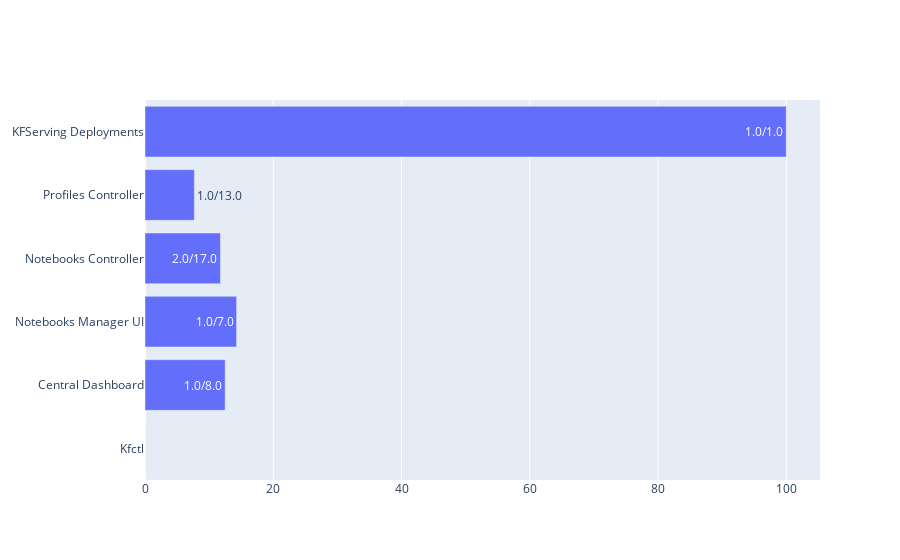

Here is the notebook cell this chart was saved with:
### Code cell
plot_tracking_stats()

### Figure 1 — Plotly figure (JSON) as saved in the notebook; plotly's stock layout.template omitted (floating-point values rounded to 4 significant figures)
{"data": [{"orientation": "h", "text": ["0.0/21.0", "1.0/8.0", "1.0/7.0", "2.0/17.0", "1.0/13.0", "1.0/1.0"], "type": "bar", "x": [0, 12.5, 14.29, 11.76, 7.692, 100], "y": ["Kfctl", "Central Dashboard", "Notebooks Manager UI", "Notebooks Controller", "Profiles Controller", "KFServing Deployments"]}], "layout": {}}
